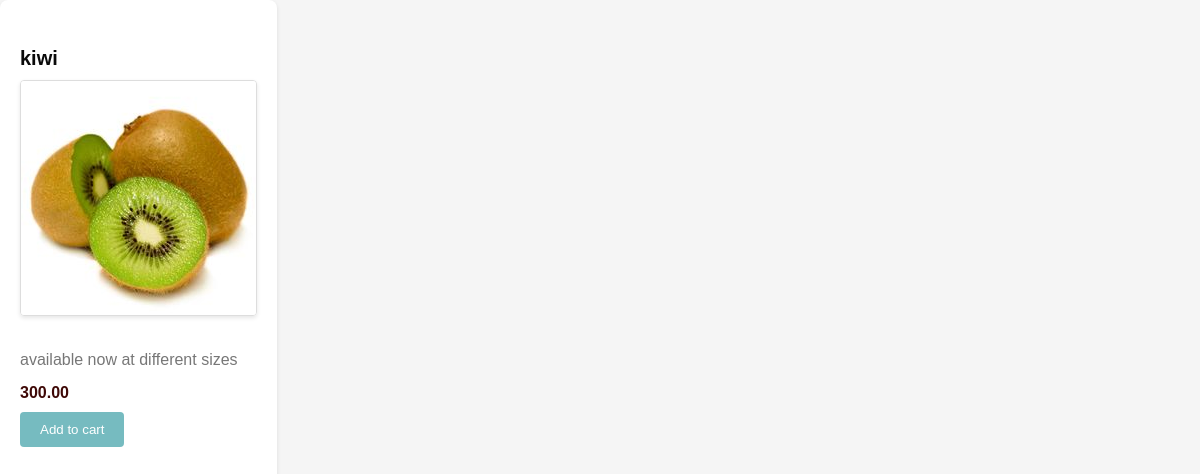
The app's page /inventory/product/4/ with its own data.
### inventory/models.py (models this page shows)
class Product(models.Model):
    name = models.CharField(max_length=32)
    price = models.DecimalField(max_digits=8, decimal_places=2)
    stock = models.PositiveIntegerField()
    image = models.ImageField()
    description = models.TextField()
    date_created = models.DateTimeField(auto_now_add=True)
    date_update = models.DateTimeField(auto_now=True)

### inventory/views.py (the view)
# urls.py: path("product/<int:id>/",product_detail_view,name="product_detail_view"),
def product_detail_view(request,id):
    product = Product.objects.get(id = id)
    return render(request,"inventory/product_detail.html",{"product":product})

### templates/inventory/product_detail.html (shortened to what this page needs)
<!DOCTYPE html>
<html lang="en">
<head>
</head>
<body>
</head>
<div class="details">
    <h4 id="title">{{product.name}}</h4>
    <img src="{{product.image.url}}"/>
    <p>{{product.description}}</p>
    <span>{{product.price}}</span>
    <button id="btn">Add to cart</button>
</div>
</html>

### templates/inventory/product_detail.html (style rules this page uses)
body { font-family: Arial, sans-serif; background-color: #F5F5F5; margin: 0; padding: 0; display: flex; height: 100vh; }
.details { background-color: #fff; border-radius: 8px; padding: 20px; box-shadow: 0 2px 4px rgba(0, 0, 0, 0.1); }
#title { color: #0A0A0A; margin-bottom: 10px; font-size: 20px; text-align: left; }
img { max-width: 100%; height: auto; margin-bottom: 15px; border: 1px solid #ddd; border-radius: 4px; box-shadow: 0 2px 4px rgba(0, 0, 0, 0.1); }
p { color: #777; margin-bottom: 15px; }
span { font-weight: bold; color: #3f0907; display: block; margin-bottom: 10px; }
#btn { background-color: #76bbc0; color: white; border: none; padding: 10px 20px; border-radius: 4px; cursor: pointer; transition: background-color 0.3s ease; }

### records on screen
Product: name "kiwi", image (picture), description "available now at different sizes", price "300.00"
